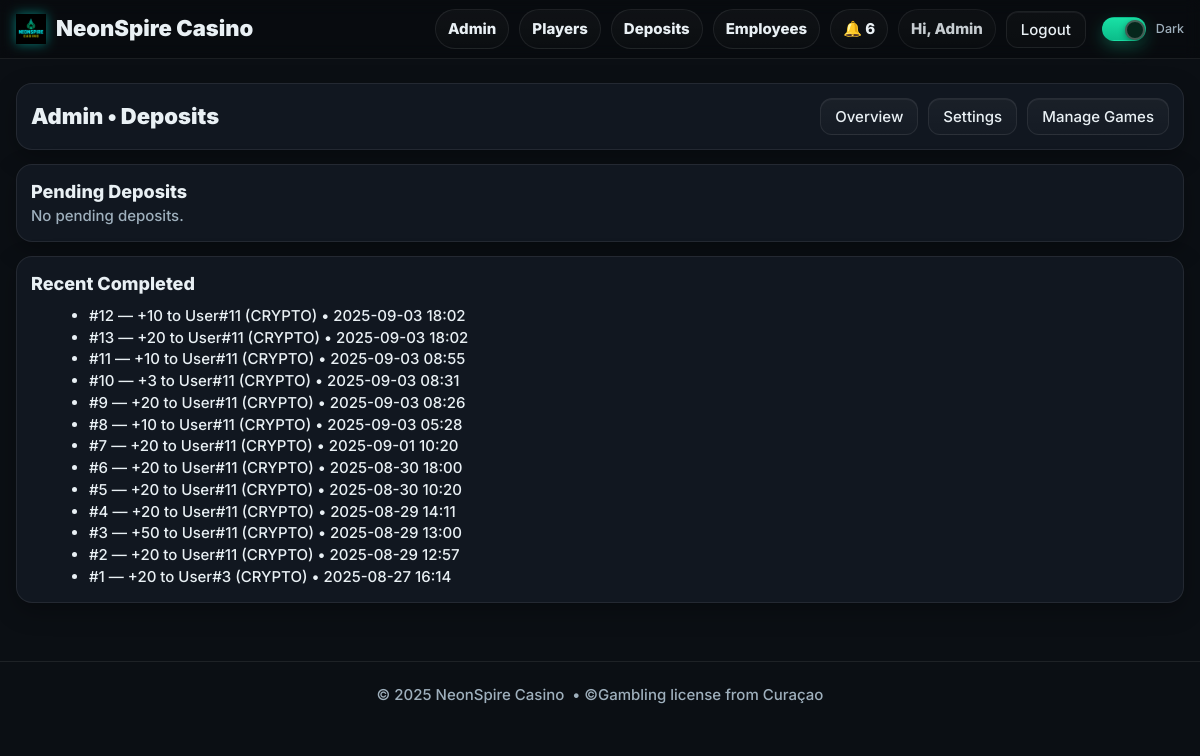
The app's page /admin/deposits (signed in), older data.
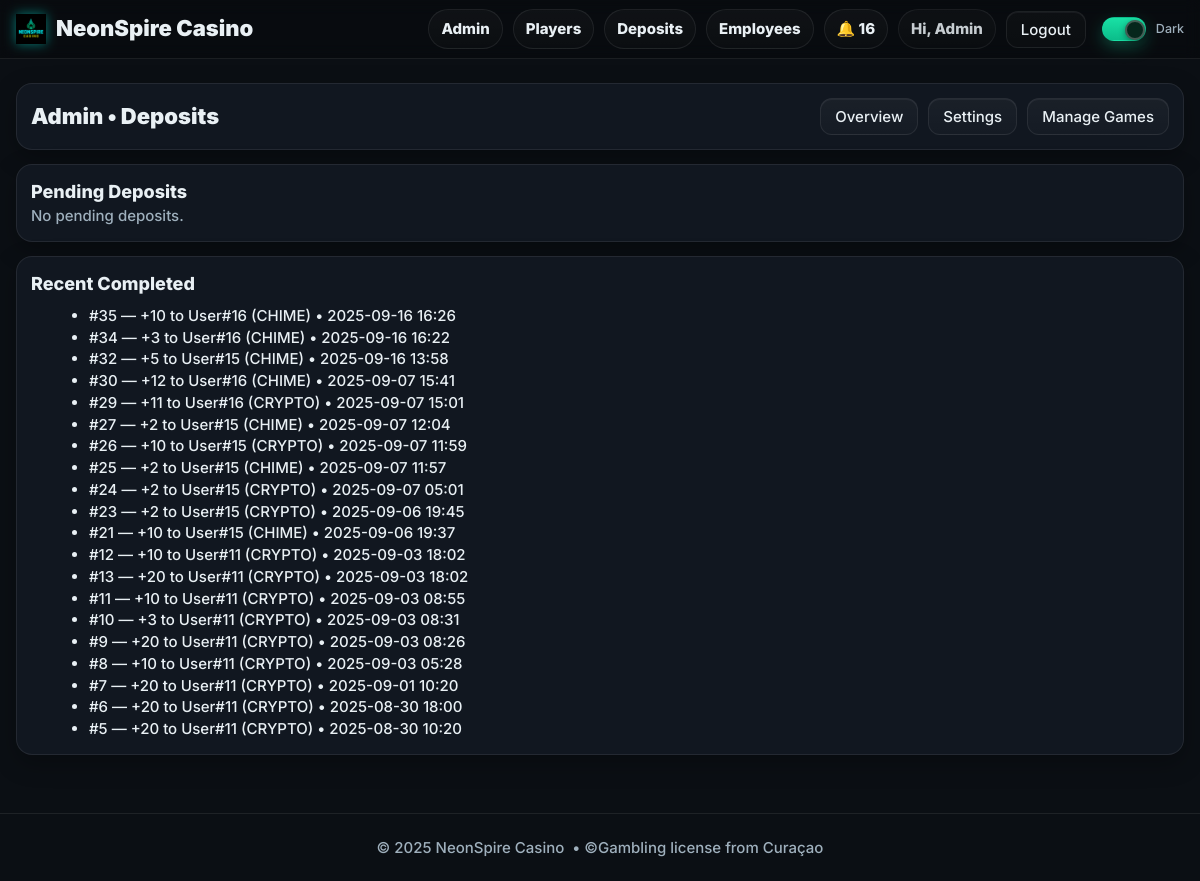
The same page, newer data.
### models.py (models this page shows)
class DepositRequest(db.Model):
    __tablename__ = "deposit_requests"
    id = db.Column(db.Integer, primary_key=True)
    user_id = db.Column(db.Integer, db.ForeignKey("users.id"), nullable=False, index=True)
    game_id = db.Column(db.Integer, db.ForeignKey("games.id"), nullable=True, index=True)
    amount = db.Column(db.Integer, nullable=False)
    method = db.Column(db.String(20), nullable=False, default="CRYPTO", index=True)  # CRYPTO|CHIME|CASHAPP
    proof_url = db.Column(db.String(500), default="")
    status = db.Column(db.String(20), default="PENDING", index=True)  # PENDING|RECEIVED|LOADED|REJECTED
    note = db.Column(db.String(300), default="")
    received_at = db.Column(db.DateTime, nullable=True)
    loaded_at = db.Column(db.DateTime, nullable=True)
    loaded_by = db.Column(db.Integer, db.ForeignKey("users.id"), nullable=True)
    credited_amount = db.Column(db.Integer, default=0)
    provider = db.Column(db.String(32), default="safepay")
    provider_order_id = db.Column(db.String(128))
    pay_url = db.Column(db.Text)
    backend_url = db.Column(db.Text)
    meta = db.Column(db.JSON, default=dict)
    created_at = db.Column(db.DateTime, default=datetime.utcnow)
    updated_at = db.Column(db.DateTime, default=datetime.utcnow, onupdate=datetime.utcnow)

### admin_bp.py (the view)
@admin_bp.get("/deposits")
@login_required
def deposits_audit():
    pending = (
        DepositRequest.query.filter_by(status="PENDING")
        .order_by(DepositRequest.created_at.desc())
        .all()
    )
    recent = (
        DepositRequest.query.filter(DepositRequest.status.in_(["LOADED", "PAID"]))
        .order_by(DepositRequest.updated_at.desc())
        .limit(20)
        .all()
    )
    return render_template("admin_deposits.html", page_title="Deposits", pending=pending, recent=recent)

### admin_bp.py (called while the page is built)
@admin_bp.before_request
def require_admin():
    if not current_user.is_authenticated:
        return redirect(url_for("auth.login_get", next=url_for("adminbp.admin_home")))
    if (current_user.role or "").upper() != "ADMIN":
        return abort(403)

### templates/admin_deposits.html
{% extends "base.html" %}
{% block content %}
<div class="shell">
  <div class="panel" style="display:flex;align-items:center;justify-content:space-between;gap:12px">
    <div style="font-weight:900;font-size:22px">Admin • Deposits</div>
    <div style="display:flex;gap:10px;flex-wrap:wrap">
      <a class="btn" href="{{ url_for('adminbp.admin_home') }}">Overview</a>
      <a class="btn" href="{{ url_for('adminbp.settings_get') }}">Settings</a>
      <a class="btn" href="{{ url_for('adminbp.games_list') }}">Manage Games</a>
    </div>
  </div>
  <div class="panel">
    <div class="h3">Pending Deposits</div>
    {% if pending and pending|length %}
      <div style="overflow:auto;border:1px solid var(--stroke);border-radius:12px;margin-top:10px">
        <table style="width:100%;border-collapse:collapse">
          <thead>
            <tr style="background:rgba(255,255,255,.03)">
              <th style="text-align:left;padding:10px 12px;border-bottom:1px solid var(--stroke)">ID</th>
              <th style="text-align:left;padding:10px 12px;border-bottom:1px solid var(--stroke)">User</th>
              <th style="text-align:left;padding:10px 12px;border-bottom:1px solid var(--stroke)">Amount</th>
              <th style="text-align:left;padding:10px 12px;border-bottom:1px solid var(--stroke)">Method</th>
              <th style="text-align:left;padding:10px 12px;border-bottom:1px solid var(--stroke)">Proof</th>
              <th style="text-align:left;padding:10px 12px;border-bottom:1px solid var(--stroke)">Created</th>
              <th style="text-align:right;padding:10px 12px;border-bottom:1px solid var(--stroke)">Actions</th>
            </tr>
          </thead>
          <tbody>
            {% for d in pending %}
            <tr>
              <td style="padding:10px 12px;border-bottom:1px solid var(--stroke)">#{{ d.id }}</td>
              <td style="padding:10px 12px;border-bottom:1px solid var(--stroke)">User#{{ d.user_id }}</td>
              <td style="padding:10px 12px;border-bottom:1px solid var(--stroke)">{{ d.amount }}</td>
              <td style="padding:10px 12px;border-bottom:1px solid var(--stroke)">{{ d.method or '—' }}</td>
              <td style="padding:10px 12px;border-bottom:1px solid var(--stroke)">
                {% if d.proof_url %}
                  <a href="{{ d.proof_url }}" target="_blank">open</a>
                {% else %}
                  <span class="muted">—</span>
                {% endif %}
              </td>
              <td style="padding:10px 12px;border-bottom:1px solid var(--stroke)">
                {% if d.created_at %}{{ d.created_at.strftime("%Y-%m-%d %H:%M") }}{% else %}—{% endif %}
              </td>
              <td style="padding:10px 12px;border-bottom:1px solid var(--stroke);text-align:right">
                <form method="post" action="{{ url_for('adminbp.deposit_mark', dep_id=d.id, action='loaded') }}" style="display:inline">
                  <button class="btn btn-primary" type="submit">Approve</button>
                </form>
                <form method="post" action="{{ url_for('adminbp.deposit_mark', dep_id=d.id, action='reject') }}" style="display:inline">
                  <button class="btn" type="submit">Reject</button>
                </form>
              </td>
            </tr>
            {% endfor %}
          </tbody>
        </table>
      </div>
    {% else %}
      <div class="muted">No pending deposits.</div>
    {% endif %}
  </div>
  {% if recent is defined %}
  <div class="panel">
    <div class="h3">Recent Completed</div>
    {% if recent and recent|length %}
      <ul style="margin:8px 0 0 18px">
        {% for r in recent %}
          <li>
            #{{ r.id }} — +{{ r.credited_amount or r.amount }}
            to User#{{ r.user_id }} ({{ r.method or '—' }})
            {% if r.loaded_at %} • {{ r.loaded_at.strftime("%Y-%m-%d %H:%M") }}{% endif %}
          </li>
        {% endfor %}
      </ul>
    {% else %}
      <div class="muted">Nothing yet.</div>
    {% endif %}
  </div>
  {% endif %}
</div>
{% endblock %}

### templates/base.html (shortened to what this page needs)
<!DOCTYPE html>
<html lang="en" data-theme="dark">
<head>
  <link rel="stylesheet" href="{{ url_for('static', filename='css/styles.css') }}?v=dm2">
</head>
<body>
  <header class="nav" style="position:sticky;top:0;z-index:50;background:rgba(0,0,0,.25);backdrop-filter:blur(8px);border-bottom:1px solid var(--stroke)">
    <div class="shell nav-inner" style="display:flex;align-items:center;justify-content:space-between;height:58px">
      <a href="{{ url_for('short_bp.lob_short') }}" class="brand" aria-label="NeonSpire Casino">
        <img class="brand-logo" src="{{ url_for('static', filename='img/logo.png') }}" alt="NeonSpire Casino">
        <span class="brand-text">NeonSpire Casino</span>
      </a>
      <nav class="nav-links" style="display:flex;align-items:center;gap:10px">
        {% if current_user.is_authenticated %}
          {% if current_user.role == 'ADMIN' %}
            <a class="pill" href="{{ url_for('adminbp.admin_home') }}">Admin</a>
            <a class="pill" href="{{ url_for('adminbp.admin_players') }}">Players</a>
            <a class="pill" href="{{ url_for('adminbp.deposits_audit') }}">Deposits</a>
            <a class="pill" href="{{ url_for('adminbp.admin_users') }}">Employees</a>
          {% elif current_user.role == 'EMPLOYEE' %}
            <a class="pill" href="{{ url_for('employeebp.employee_home') }}">Employee</a>
          {% else %}
            <a class="pill" href="{{ url_for('short_bp.mylogin_clean') }}">My Logins</a>
          {% endif %}
          <a class="pill" href="{{ url_for('notifybp.list_notifications') }}">🔔 {{ unread_count or 0 }}</a>
          <span class="pill" style="pointer-events:none;opacity:.85">
            Hi, {{ current_user.name.split(' ')[0] if current_user.name else 'Player' }}
          </span>
          <a class="btn btn-ghost" href="{{ url_for('auth.logout') }}">Logout</a>
        {% else %}
          <a class="pill" href="{{ url_for('auth.login_get') }}">Login</a>
          <a class="btn btn-primary" href="{{ url_for('short_bp.reg_short') }}">Register</a>
        {% endif %}
        <label class="toggle" style="margin-left:6px">
          <span class="track"><span class="knob"></span></span>
          <span class="label">Dark</span>
        </label>
      </nav>
    </div>
  </header>
  <div class="hero-slot">
  </div>
  <main style="padding-bottom:20px">
    {% block content %}{% endblock %}
  </main>
  <footer class="shell footer"
          style="height:68px;border-top:1px solid var(--stroke);margin-top:24px;
                 display:flex;align-items:center;justify-content:center;">
    © {{ 2025 }} NeonSpire Casino &nbsp;•&nbsp;
    <span class="muted">©Gambling license from Curaçao </span>
  </footer>
</body>
</html>

Row changes from the older to the newer data that the page shows:
no longer on this page (row unchanged): DepositRequest: id "4", credited_amount+amount "20", user_id "11", method "CRYPTO", loaded_at "2025-08-29 14:11"
no longer on this page (row unchanged): DepositRequest: id "3", credited_amount+amount "50", user_id "11", method "CRYPTO", loaded_at "2025-08-29 13:00"
no longer on this page (row unchanged): DepositRequest: id "2", credited_amount+amount "20", user_id "11", method "CRYPTO", loaded_at "2025-08-29 12:57"
no longer on this page (row unchanged): DepositRequest: id "1", credited_amount+amount "20", user_id "3", method "CRYPTO", loaded_at "2025-08-27 16:14"
added DepositRequest: id "35", credited_amount+amount "10", user_id "16", method "CHIME", loaded_at "2025-09-16 16:26"
added DepositRequest: id "34", credited_amount+amount "3", user_id "16", method "CHIME", loaded_at "2025-09-16 16:22"
added DepositRequest: id "32", credited_amount+amount "5", user_id "15", method "CHIME", loaded_at "2025-09-16 13:58"
added DepositRequest: id "30", credited_amount+amount "12", user_id "16", method "CHIME", loaded_at "2025-09-07 15:41"
added DepositRequest: id "29", credited_amount+amount "11", user_id "16", method "CRYPTO", loaded_at "2025-09-07 15:01"
added DepositRequest: id "27", credited_amount+amount "2", user_id "15", method "CHIME", loaded_at "2025-09-07 12:04"
added DepositRequest: id "26", credited_amount+amount "10", user_id "15", method "CRYPTO", loaded_at "2025-09-07 11:59"
added DepositRequest: id "25", credited_amount+amount "2", user_id "15", method "CHIME", loaded_at "2025-09-07 11:57"
added DepositRequest: id "24", credited_amount+amount "2", user_id "15", method "CRYPTO", loaded_at "2025-09-07 05:01"
added DepositRequest: id "23", credited_amount+amount "2", user_id "15", method "CRYPTO", loaded_at "2025-09-06 19:45"
added DepositRequest: id "21", credited_amount+amount "10", user_id "15", method "CHIME", loaded_at "2025-09-06 19:37"
Text that changed along with them:
{{ unread_count or 0 }}: "6" → "16"
